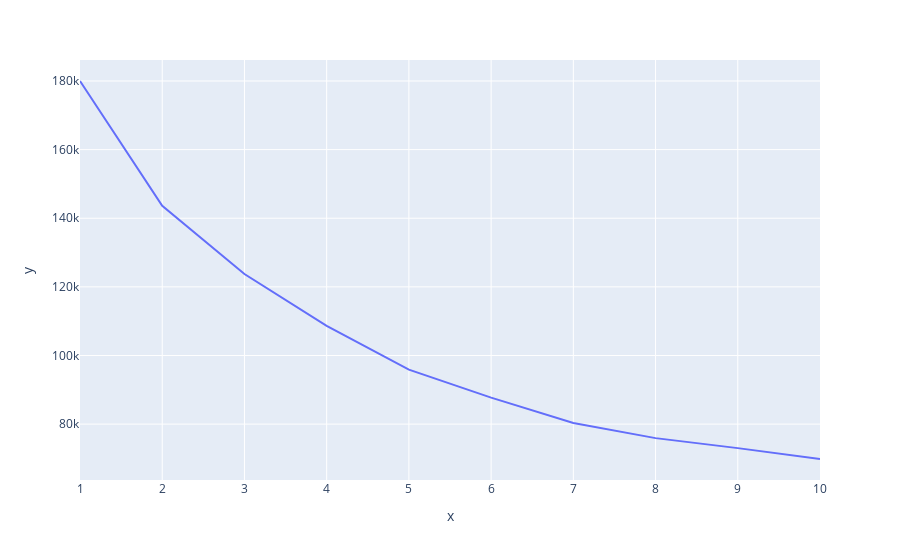

Notebook code for this chart:
### Code cell
graphic = px.line(x=range(1, 11), y=wcss)
graphic.show()

### Figure 1 — Plotly figure (JSON) as saved in the notebook; plotly's stock layout.template omitted (floating-point values rounded to 4 significant figures)
{"data": [{"hovertemplate": "x=%{x}<br>y=%{y}<extra></extra>", "legendgroup": "", "line": {"color": "#636efa", "dash": "solid"}, "marker": {"symbol": "circle"}, "mode": "lines", "name": "", "orientation": "v", "showlegend": false, "type": "scatter", "x": [1, 2, 3, 4, 5, 6, 7, 8, 9, 10], "xaxis": "x", "y": [180000.0, 143600.0, 123800.0, 108600.0, 95860.0, 87710.0, 80310.0, 75920.0, 73000.0, 69830.0], "yaxis": "y"}], "layout": {"legend": {"tracegroupgap": 0}, "margin": {"t": 60}, "xaxis": {"anchor": "y", "domain": [0, 1], "title": {"text": "x"}}, "yaxis": {"anchor": "x", "domain": [0, 1], "title": {"text": "y"}}}}
